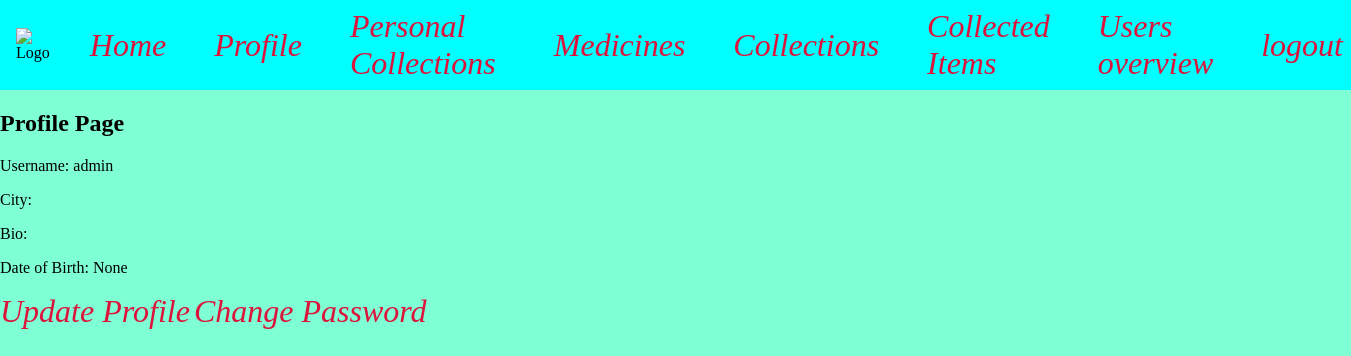
The page /profile/ (signed in) on the database as committed earlier.
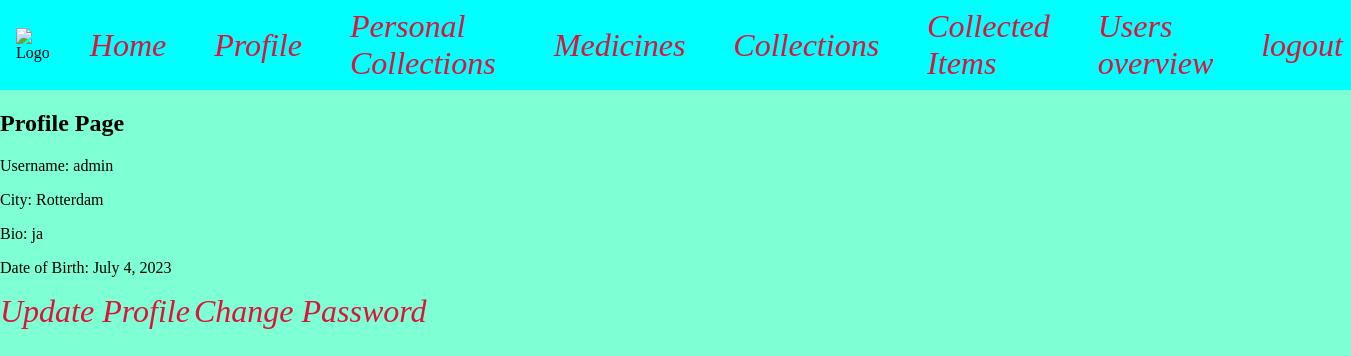
The same page on the database as committed later.
### base/models.py (models this page shows, shortened)
class Profile(models.Model):
    city = models.CharField(max_length=50)
    bio = models.TextField()
    date_of_birth = models.DateField(null=True, blank=True)
    user = models.OneToOneField(User, on_delete=models.CASCADE)

### base/views.py (the view)
# urls.py: path("profile/", views.profile, name="profile"),
@login_required
def profile(request):
    profile = request.user.profile
    context = {"profile": profile}
    return render(request, "base/profile.html", context)

### base/templates/base/profile.html
{% extends 'base/base.html' %}
{% load static %}
{% block content %}
    <h2>Profile Page</h2>
    <p>Username: {{ profile.user.username }}</p>
    <p>City: {{ profile.city }}</p>
    <p>Bio: {{ profile.bio }}</p>
    <p>Date of Birth: {{ profile.date_of_birth }}</p>
    <a href="{% url 'update_profile' %}">Update Profile</a>
    <a href="{% url 'password_change' %}">Change Password</a>
{% endblock %}

Rows that differ between the two databases and show on the page:
changed Profile "admin": city (not shown) → "Rotterdam"; bio (not shown) → "ja"; date_of_birth "None" → "July 4, 2023"
